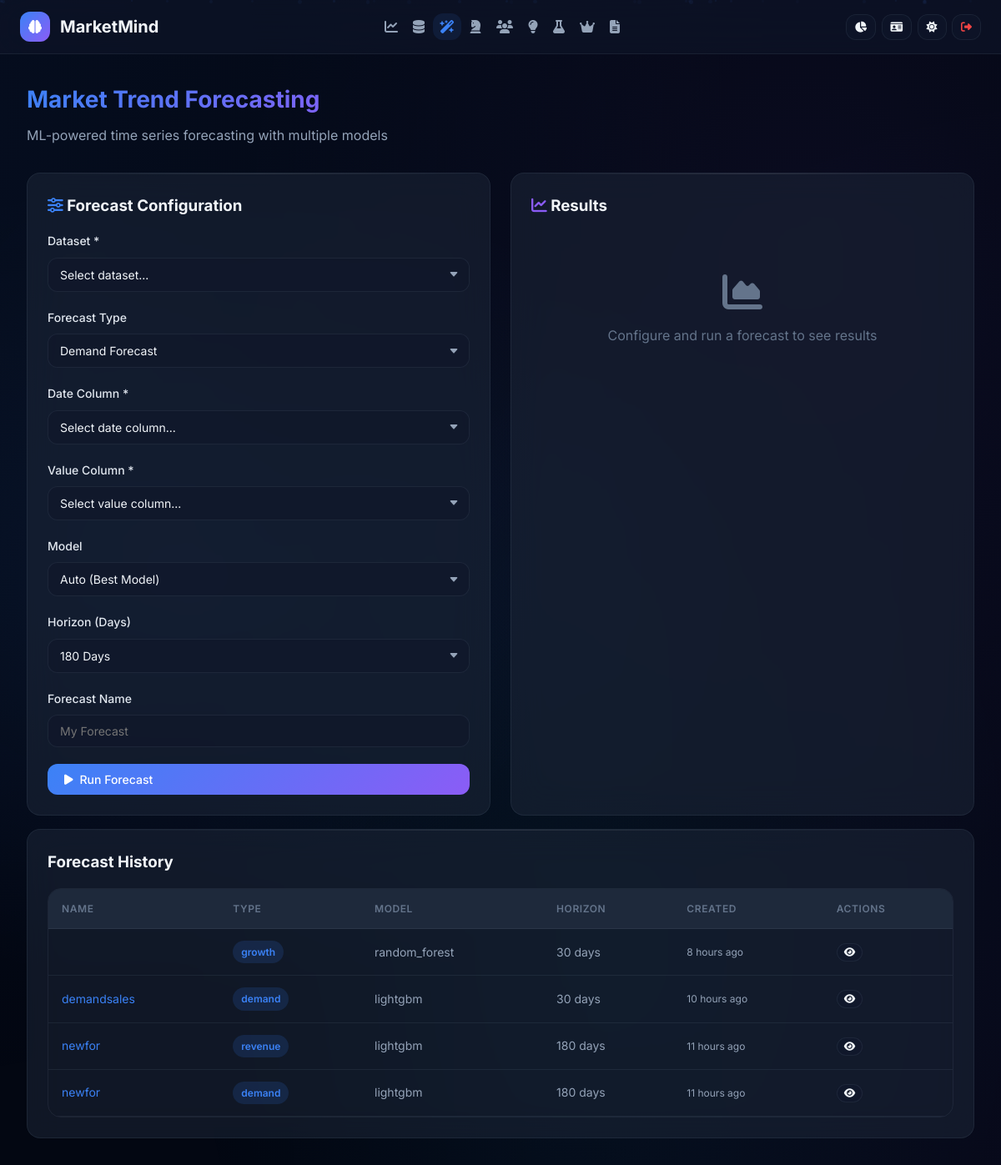
/forecasting (signed in), run on the app's committed database.
### database/models.py (models this page shows, shortened)
class User(UserMixin, db.Model):
    __tablename__ = 'users'
    id = db.Column(db.Integer, primary_key=True)
    username = db.Column(db.String(80), unique=True, nullable=False, index=True)
    email = db.Column(db.String(120), unique=True, nullable=False, index=True)
    password_hash = db.Column(db.String(255), nullable=False)
    first_name = db.Column(db.String(50), nullable=True)
    last_name = db.Column(db.String(50), nullable=True)
    role = db.Column(db.String(20), default='user')
    is_active = db.Column(db.Boolean, default=True)
    is_verified = db.Column(db.Boolean, default=False)
    avatar_url = db.Column(db.String(255), nullable=True)
    bio = db.Column(db.Text, nullable=True)
    company = db.Column(db.String(100), nullable=True)
    job_title = db.Column(db.String(100), nullable=True)
    phone = db.Column(db.String(20), nullable=True)
    theme_preference = db.Column(db.String(10), default='dark')
    language = db.Column(db.String(10), default='en')
    timezone = db.Column(db.String(50), default='UTC')
    date_format = db.Column(db.String(20), default='YYYY-MM-DD')
    notification_enabled = db.Column(db.Boolean, default=True)
    two_factor_enabled = db.Column(db.Boolean, default=False)
    api_key = db.Column(db.String(64), unique=True, nullable=True)
    last_login = db.Column(db.DateTime, nullable=True)
    login_count = db.Column(db.Integer, default=0)
    created_at = db.Column(db.DateTime, default=datetime.now)
    updated_at = db.Column(db.DateTime, default=datetime.now, onupdate=datetime.now)
    datasets = db.relationship('Dataset', backref='user', lazy='dynamic', cascade='all, delete-orphan')
    reports = db.relationship('Report', backref='user', lazy='dynamic', cascade='all, delete-orphan')
    forecasts = db.relationship('Forecast', backref='user', lazy='dynamic', cascade='all, delete-orphan')
    activity_logs = db.relationship('ActivityLog', backref='user', lazy='dynamic', cascade='all, delete-orphan')
    login_history = db.relationship('LoginHistory', backref='user', lazy='dynamic', cascade='all, delete-orphan')
    @property
    def is_admin(self):
        return self.role in ['admin', 'superadmin']

class Forecast(db.Model):
    __tablename__ = 'forecasts'
    id = db.Column(db.Integer, primary_key=True)
    user_id = db.Column(db.Integer, db.ForeignKey('users.id'), nullable=False, index=True)
    dataset_id = db.Column(db.Integer, db.ForeignKey('datasets.id'), nullable=True)
    name = db.Column(db.String(255), nullable=False)
    description = db.Column(db.Text, nullable=True)
    forecast_type = db.Column(db.String(50), nullable=False)
    model_used = db.Column(db.String(50), nullable=False)
    forecast_horizon = db.Column(db.Integer, default=30)
    confidence_level = db.Column(db.Float, default=0.95)
    metrics = db.Column(db.Text, nullable=True)
    forecast_data = db.Column(db.Text, nullable=True)
    feature_importance = db.Column(db.Text, nullable=True)
    model_performance = db.Column(db.Text, nullable=True)
    backtest_results = db.Column(db.Text, nullable=True)
    insights = db.Column(db.Text, nullable=True)
    is_active = db.Column(db.Boolean, default=True)
    created_at = db.Column(db.DateTime, default=datetime.now)

### app.py (the view)
@app.route('/forecasting')
@login_required
def forecasting():
    if not MODULES_AVAILABLE['models']:
        return render_template('forecasting/index.html', datasets=[], forecasts=[])
    datasets = Dataset.query.filter_by(user_id=current_user.id, is_processed=True).order_by(Dataset.created_at.desc()).all()
    forecasts = Forecast.query.filter_by(user_id=current_user.id).order_by(Forecast.created_at.desc()).all()
    return render_template('forecasting/index.html', datasets=datasets, forecasts=forecasts)

### app.py (called while the page is built)
@app.context_processor
def inject_globals():
    return {
        'now': datetime.now(),
        'format_number': format_number,
        'format_currency': format_currency,
        'format_percentage': format_percentage,
        'score_to_color': score_to_color,
        'score_to_rating': score_to_rating,
        'time_ago': time_ago
    }

@login_manager.user_loader
def load_user(user_id):
    if MODULES_AVAILABLE['models']:
        return User.query.get(int(user_id))
    return None

@app.before_request
def before_request():
    if current_user.is_authenticated and MODULES_AVAILABLE['models']:
        current_user.updated_at = datetime.now()
        db.session.commit()

### utils.py (called while the page is built)
def time_ago(dt: datetime) -> str:
    if not dt:
        return "Unknown"
    now = datetime.now()
    diff = now - dt
    seconds = int(diff.total_seconds())
    if seconds < 60:
        return "Just now"
    elif seconds < 3600:
        return f"{seconds // 60} minute{'s' if seconds // 60 != 1 else ''} ago"
    elif seconds < 86400:
        return f"{seconds // 3600} hour{'s' if seconds // 3600 != 1 else ''} ago"
    elif seconds < 604800:
        return f"{seconds // 86400} day{'s' if seconds // 86400 != 1 else ''} ago"
    elif seconds < 2592000:
        return f"{seconds // 604800} week{'s' if seconds // 604800 != 1 else ''} ago"
    return f"{seconds // 2592000} month{'s' if seconds // 2592000 != 1 else ''} ago"

### templates/forecasting/index.html (shortened to what this page needs)
{% extends 'base.html' %}
{% block content %}
<div class="page-container">
    <div class="page-header flex items-center justify-between">
        <div><h1>Market Trend Forecasting</h1><p>ML-powered time series forecasting with multiple models</p></div>
    </div>
    <div class="grid-2">
        <div class="glass-card">
            <h3 class="mb-4"><i class="fas fa-sliders-h" style="color: var(--accent-blue);"></i> Forecast Configuration</h3>
            <form id="forecastForm">
                <div class="forecast-config">
                    <div class="form-group">
                        <label class="form-label">Dataset *</label>
                        <select name="dataset_id" id="datasetSelect" class="form-control" required onchange="loadColumns()">
                            <option value="">Select dataset...</option>
                        </select>
                    </div>
                    <div class="form-group">
                        <label class="form-label">Forecast Type</label>
                        <select name="forecast_type" class="form-control">
                            <option value="demand">Demand Forecast</option>
                        </select>
                    </div>
                    <div class="form-group">
                        <label class="form-label">Date Column *</label>
                        <select name="date_column" id="dateColumn" class="form-control" required>
                            <option value="">Select date column...</option>
                        </select>
                    </div>
                    <div class="form-group">
                        <label class="form-label">Value Column *</label>
                        <select name="value_column" id="valueColumn" class="form-control" required>
                            <option value="">Select value column...</option>
                        </select>
                    </div>
                    <div class="form-group">
                        <label class="form-label">Model</label>
                        <select name="model_type" id="modelSelect" class="form-control">
                            <option value="auto">Auto (Best Model)</option>
                        </select>
                    </div>
                    <div class="form-group">
                        <label class="form-label">Horizon (Days)</label>
                        <select name="horizon" class="form-control">
                            <option value="180" selected>180 Days</option>
                        </select>
                    </div>
                </div>
                <div class="form-group">
                    <label class="form-label">Forecast Name</label>
                    <input type="text" name="forecast_name" class="form-control" placeholder="My Forecast">
                </div>
                <button type="submit" class="glass-btn glass-btn-primary w-full" id="runForecastBtn">
                    <i class="fas fa-play"></i> Run Forecast
                </button>
            </form>
        </div>
        <div class="glass-card">
            <h3 class="mb-4"><i class="fas fa-chart-line" style="color: var(--accent-purple);"></i> Results</h3>
            <div id="emptyState" style="text-align: center; padding: 3rem; color: var(--text-muted);">
                <i class="fas fa-chart-area" style="font-size: 3rem; margin-bottom: 1rem;"></i>
                <p>Configure and run a forecast to see results</p>
            </div>
        </div>
    </div>
    {% if forecasts %}
    <div class="glass-card mt-4">
        <h3 class="mb-4">Forecast History</h3>
        <div class="data-table-container">
            <table class="data-table">
                <thead>
                    <tr><th>Name</th><th>Type</th><th>Model</th><th>Horizon</th><th>Created</th><th>Actions</th></tr>
                </thead>
                <tbody>
                    {% for f in forecasts %}
                    <tr>
                        <td><a href="{{ url_for('view_forecast', forecast_id=f.id) }}" style="color: var(--accent-blue); text-decoration: none;">{{ f.name }}</a></td>
                        <td><span class="badge badge-info">{{ f.forecast_type }}</span></td>
                        <td>{{ f.model_used }}</td>
                        <td>{{ f.forecast_horizon }} days</td>
                        <td style="font-size: 0.75rem;">{{ time_ago(f.created_at) }}</td>
                        <td>
                            <a href="{{ url_for('view_forecast', forecast_id=f.id) }}" class="glass-btn" style="padding: 0.25rem 0.5rem; font-size: 0.75rem;"><i class="fas fa-eye"></i></a>
                        </td>
                    </tr>
                    {% endfor %}
                </tbody>
            </table>
        </div>
    </div>
    {% endif %}
</div>
{% endblock %}

### data on the page
Forecast: forecast_type "growth", model_used "random_forest", forecast_horizon "30", created_at "8 hours ago"
Forecast: name "demandsales", forecast_type "demand", model_used "lightgbm", forecast_horizon "30", created_at "10 hours ago"
Forecast: name "newfor", forecast_type "revenue", model_used "lightgbm", forecast_horizon "180", created_at "11 hours ago"
Forecast: name "newfor", forecast_type "demand", model_used "lightgbm", forecast_horizon "180", created_at "11 hours ago"
